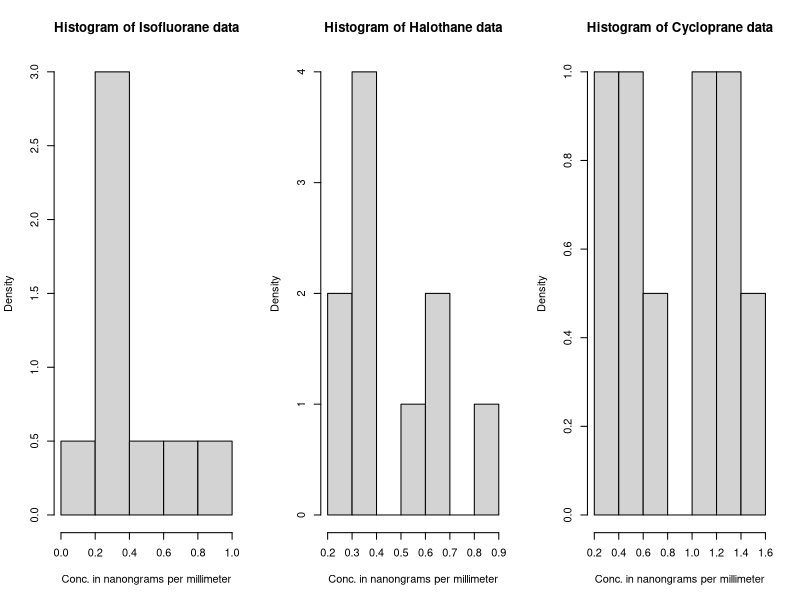
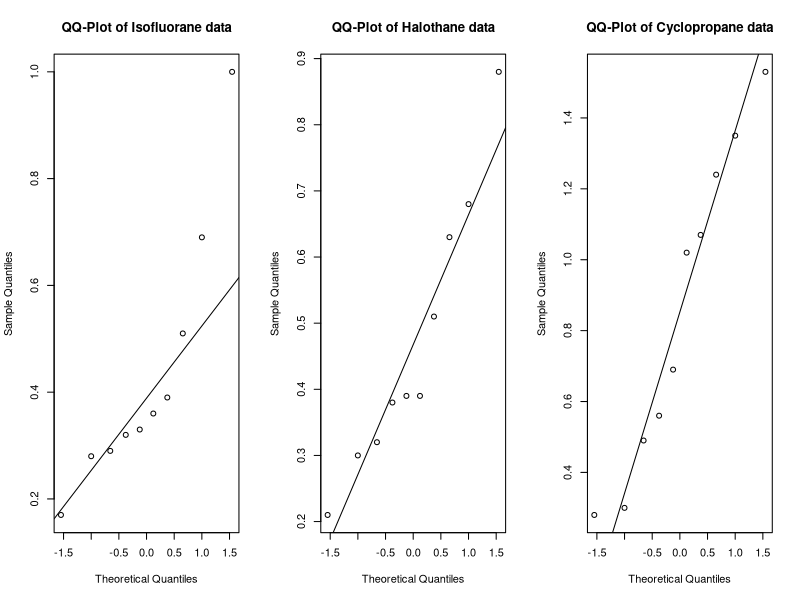

Write R code to recreate these figures, in order.
## ---- chunk 1
knitr::opts_chunk$set(echo = TRUE)
## ---- chunk 2
dogs_data = read.table("dogs.txt",header=TRUE)
Isofluorane = dogs_data$isofluorane
Halothane = dogs_data$halothane
Cyclopropane = dogs_data$cyclopropane

## ---- chunk 3
par(mfrow=c(1,3))
hist(Isofluorane,main="Histogram of Isofluorane data",probability = TRUE,xlab="Conc. in nanongrams per millimeter")
hist(Halothane,main="Histogram of Halothane data", probability = TRUE, xlab="Conc. in nanongrams per millimeter")
#par(mfrow=c(1,1))
hist(Cyclopropane,main="Histogram of Cycloprane data", probability = TRUE, xlab="Conc. in nanongrams per millimeter")
## ---- chunk 4
par(mfrow=c(1,3))
qqnorm(Isofluorane,main="QQ-Plot of Isofluorane data")
qqline(Isofluorane)
qqnorm(Halothane,main="QQ-Plot of Halothane data")
qqline(Halothane)
qqnorm(Cyclopropane,main="QQ-Plot of Cyclopropane data")
qqline(Cyclopropane)
## ---- chunk 5
print(shapiro.test(Isofluorane))
print(shapiro.test(Halothane))
print(shapiro.test(Cyclopropane))
## ---- chunk 6

print(cor.test(Isofluorane,Halothane,method=c("spearman")))
## ---- chunk 7
print(ks.test(Isofluorane,Halothane))
## ---- chunk 8
print(paste("Length of datasamples : ",length(Isofluorane),length(Halothane),length(Cyclopropane)))
## ---- chunk 9
#Creating DataFrame

df = data.frame(Concentration=as.vector(as.matrix(dogs_data)),An_Type=factor(rep(1:3,each=10)))

#Creating Linear Model
mod_1 = lm(Concentration ~ An_Type, data=df)

#Performing ANOVA Test
anova(mod_1)

#Printing output parameters of our Linear Model
summary(mod_1)
## ---- chunk 10
Concentration = df$Concentration
Anesthesia_Type = df$An_Type
kruskal.test(Concentration ~ Anesthesia_Type, data = df)
